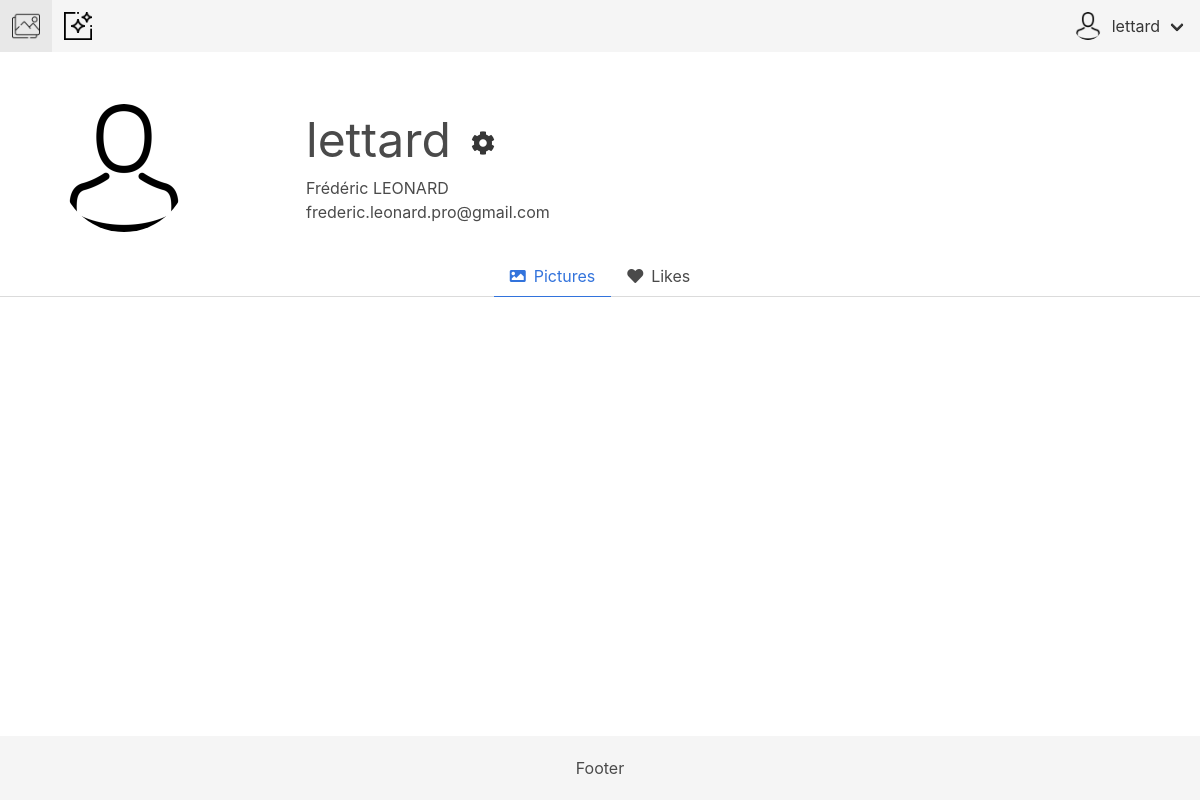
The app's page /index.php/Profile/lettard (signed in) with its own data.
### tables this page shows
CREATE TABLE `users` (
  `user_id` int(11) NOT NULL,
  `firstname` varchar(255) NOT NULL,
  `lastname` varchar(255) NOT NULL,
  `login` varchar(255) NOT NULL,
  `email` varchar(255) NOT NULL,
  `biography` varchar(255) DEFAULT NULL,
  `path_profile_picture` varchar(255) DEFAULT NULL,
  `password` varchar(255) DEFAULT NULL,
  `admin` tinyint(1) NOT NULL DEFAULT '0',
  `notif` tinyint(1) NOT NULL DEFAULT '1',
  `enabled` tinyint(1) NOT NULL DEFAULT '0',
  `token` varchar(255) DEFAULT NULL,
  `token_expiration` timestamp NULL DEFAULT NULL
);

### config/controller.php (called while the page is built, shortened)
<?php
class Controller
{
	private $_vars = array();
    function set($data)
    {
        $this->_vars = array_merge($this->_vars, $data);
    }
    function render($filename)
    {
        extract($this->_vars);
        require(ROOT . 'views/' . $filename . '.php');
    }
    function loadView($filename, $data = NULL)
    {
        $this->render($filename);
    }
}

### config/model.php (called while the page is built, shortened)
<?php
require_once ('Database.php');
Class Model{
    public function __construct()
    {
        $database = new Database();
        $this->db = $database->openConnection();
    }
}
?>

### config/database.php (called while the page is built, shortened)
<?php
class Database
{
    private $_server = 'mysql:host=172.18.0.2;dbname=camagru';
    private $_user = 'root';
    private $_password = 'root';
    private $options = array(
        PDO::ATTR_ERRMODE => PDO::ERRMODE_EXCEPTION,
        PDO::ATTR_DEFAULT_FETCH_MODE => PDO::FETCH_ASSOC,
        PDO::MYSQL_ATTR_INIT_COMMAND => 'SET NAMES utf8'
    );
    public function openConnection()
    {
        try {
            $this->conn = new PDO($this->_server, $this->_user, $this->_password, $this->options);
            return $this->conn;
        } catch (PDOException $e) {
            echo "There is some problem in connection: " . $e->getMessage();
        }
    }
}

### models/Profile_model.php (called while the page is built, shortened)
<?php
Class Profile_model extends Model
{
    public function get_current($login)
    {
        $req = $this->db->prepare("SELECT * from `users` WHERE `login` = '$login'");
        $req->execute();
        return ($req->fetch());
    }
}
?>

### views/Profile/index_view.php (the view, shortened to what this page needs)
<div class="columns info_profile">
    <div class="column is-one-quarter">
        <figure class="image is-128x128 img_user">
        <?php if (!empty($user['path_profile_picture'])){?>
            <div class="picture_profile" style='background-image: url("/<?php echo $user['path_profile_picture']?>"); background-size: cover; background-position: 50% 50%; border-radius: 100%; height: 128px; width: 128px;'>
        <?php }else{ ?>
          <div class="picture_profile" style='background-image: url("/assets/img/avatar.png"); background-size: cover; background-position: 50% 50%; border-radius: 100%; height: 128px; width: 128px;'>
        <?php } ?>
        </div>
        </figure>
    </div>
    <div class="column is-half">
        <h1 class="user_login is-size-1"><?php echo $user['login']?><?php if(isset($_SESSION['user']['login']))if ($user['login'] == $_SESSION['user']['login']) echo '<a href="/index.php/Account" class="has-text-dark is-size-4 settings_user"><i class="fas fa-cog"></i></a>';?></h1>
        <p><?php echo $user['firstname'].' '.$user['lastname'] ?></p>
        <p><?php echo $user['email']?></p>
    </div>
</div>
<div class="tabs is-centered">
  <ul>
    <li class="is-active" id="display_pictures">
      <a onclick="display_pictures()">
        <span class="icon is-small"><i class="fas fa-image" aria-hidden="true"></i></span>
        <span>Pictures</span>
      </a>
    </li>
    <li id="display_likes">
      <a onclick="display_likes()">
        <span class="icon is-small"><i class="fas fa-heart" aria-hidden="true"></i></span>
        <span>Likes</span>
      </a>
    </li>
  </ul>
</div>

### assets/css/style.css (style rules this page uses)
body { position: relative; min-height: 100vh; padding-bottom: 80px; }
a { text-decoration: none!important; }
.info_profile { margin-top: 5vh; }
.picture_profile { margin-left: 5vw; }
.user_login { vertical-align: middle; }
.settings_user { margin-left: 20px; line-height: 3rem; vertical-align: middle; }

### records on screen
users: login "lettard", firstname "Frédéric", lastname "LEONARD", email "frederic.leonard.pro@gmail.com"

### other values on screen
$_SESSION['user']['login'] "lettard"
